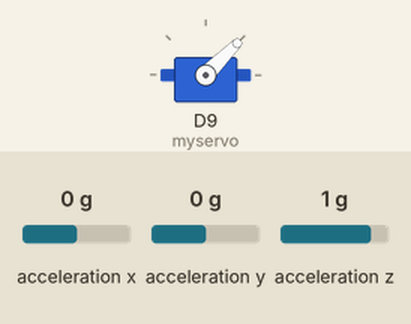
The sketch below on a simulated Arduino Nano 33 IoT. Shown: servo. The inputs (shaded band) are chosen by the test bench; at power-on: acceleration x 0 g, acceleration y 0 g, acceleration z 1 g. What the sketch prints to the serial monitor is not drawn.

Above: at 1.2 s.
1.3 s: acceleration x set to -0.2 g
At 2.5 s:
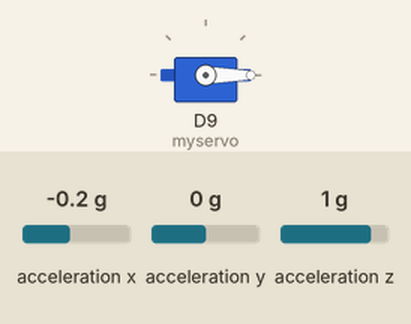
2.8 s: acceleration y set to -0.2 g
At 3.9 s:
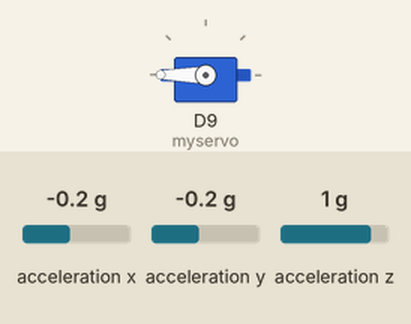
4.3 s: acceleration x set to 0 g
At 5.1 s:
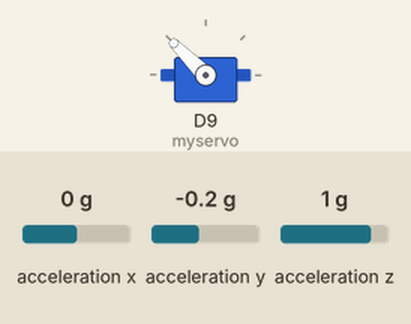
5.8 s: acceleration x set to -1.4 g
At 6.3 s:
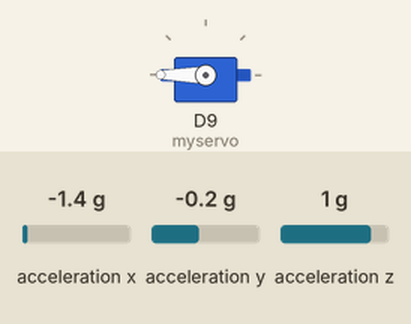
7.3 s: acceleration y set to 0 g
At 8.7 s:
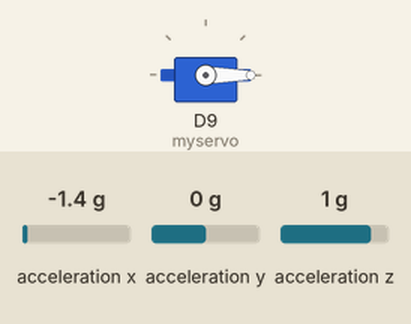
Timing chart, 0 to 9.8 s (numbered marks = the images above; inputs shaded):
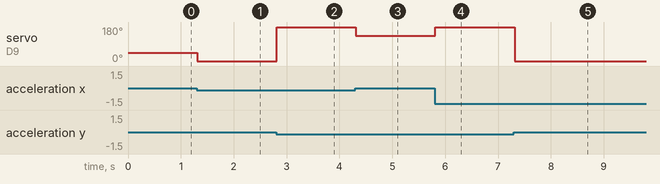

Measured:
- the behaviour switches between 0 and -0.1 g on acceleration x (found by bisection; images 0 and 1)
- the behaviour switches between 0 and -0.1 g on acceleration y (found by bisection; images 1 and 2)
- after the input at 1.3 s, servo on D9 (myservo): 45° → 0° at once
- after the input at 2.8 s, servo on D9 (myservo): 0° → 180° at once
- after the input at 4.3 s, servo on D9 (myservo): 180° → 135° at once
- after the input at 5.8 s, servo on D9 (myservo): 135° → 180° at once
- after the input at 7.3 s, servo on D9 (myservo): 180° → 0° at once

The sketch:

servogyrostab.ino
```cpp
/*

Skets wat 'n servo beheer om dieselfde hoek relatief
tot die aarde te hou.  Dit is vir 'n stabiele loop toepassing.

Gebruik saam met 'n Arduino Nano 33IOT.

N. Agenbag 2026-01-18
*/

#include <Servo.h>
#include <Arduino_LSM6DS3.h>


Servo myservo;  // create servo object to control a servo

// Veranderlikes wat die aanvangshoek bepaal
float x, y, z, setpunt, meet, beginhoek;

void setup() {
  Serial.begin(9600);  // Begin seriepoort uit vir ontfouting

  while (!Serial);

  if (!IMU.begin()) {
    Serial.println("Failed to initialize IMU!");

    while (1);
  }

  // Toets uitlesing van die versnellingsmeter
  Serial.print("Versnellingsmeter monsterfrekwensie = ");
  Serial.print(IMU.accelerationSampleRate());
  Serial.println(" Hz");
  Serial.println();
  Serial.println("Versnelling in g");
  Serial.println("X\tY\tZ");

  // Druk die aanvangswaarde van die versnellingsmeter
  // om die hoek te bepaal
  if (IMU.accelerationAvailable()) {
    IMU.readAcceleration(x, y, z);

    // setpunt in grade
    setpunt = atan2(y, x) * (180 / PI);

    Serial.print(x);
    Serial.print('\t');
    Serial.print(y);
    Serial.print('\t');
    Serial.println(z);
    Serial.print('Setpunt ');
    Serial.print(setpunt);
    Serial.println(' degrees');
  }

  myservo.attach(9);  // attaches the servo on pin 9 to the servo object
  beginhoek = 45;  // waarde tussen 0 en 180 grade.  Stel dit in met loop opstelling
  myservo.write(beginhoek);
}

void loop() {
  // Lees die versnellingsmeterwaarde en bereken die nuwe hoek
  if (IMU.accelerationAvailable()) {
    IMU.readAcceleration(x, y, z);

    meet = atan2(y, x) * (180 / PI);
  }

  // Stel die servo na die nuwe posisie, indien dit verander het tot naaste graad
  myservo.write(beginhoek + round(setpunt - meet));
  delay(15);                           // waits for the servo to get there
}
```
